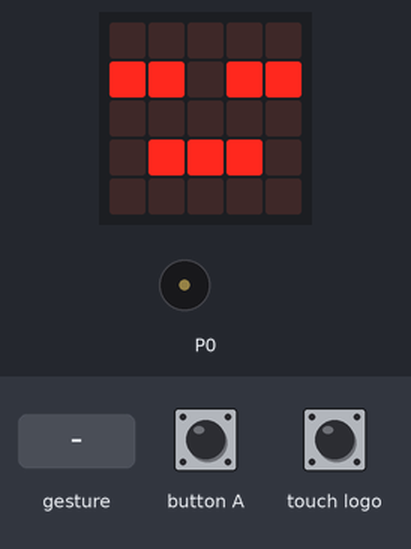
Simulated run of this program. Board: BBC micro:bit (MakeCode). Parts: the board's 5×5 LED display, buzzer (waves = sounding). The test bench sets the inputs (shaded band). A tilt is held for 1.5 s and a shake lasts 1 s, then the board lies face up again.

Above: at 1.8 s.
1.9 s: touch logo pressed for 0.15 s
At 2.4 s:
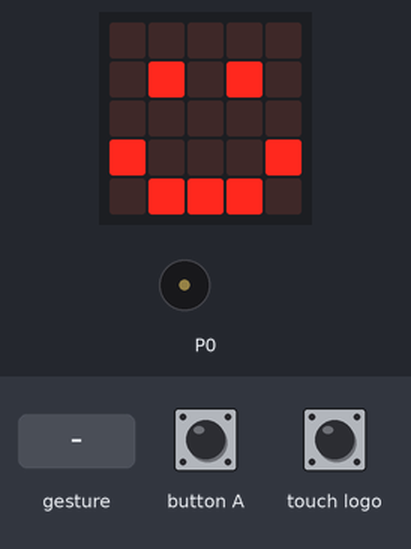
2.6 s: gesture 'shake'
At 3.2 s:
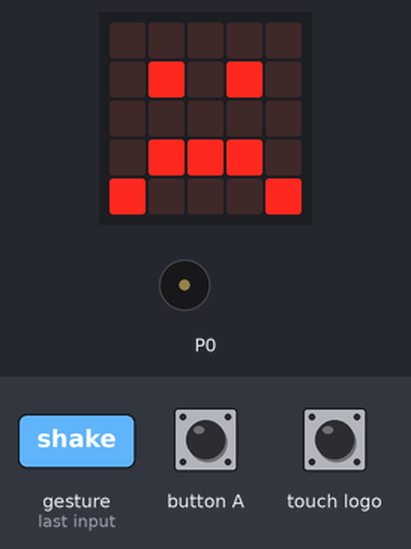
At 4.7 s:
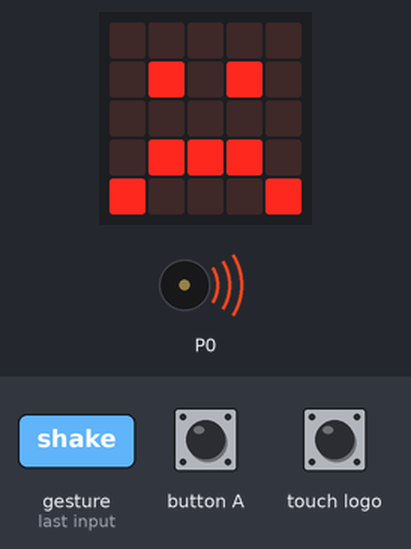
5.4 s: button A pressed for 0.15 s
Timing chart, 0 to 8.4 s (numbered marks = the images above; inputs shaded):
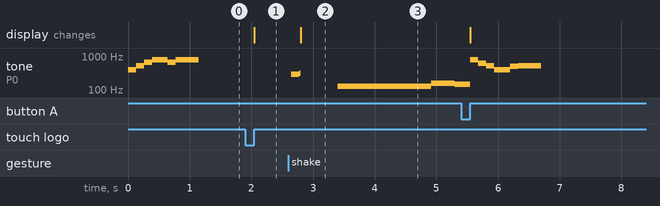

Measured:
- after the input at 1.9 s, the display: changes after 0.15 s (image 1)
- after the input at 2.6 s, the display: changes after 0.20 s (image 2)
- by itself, tone on P0: plays 784 Hz for 0.13 s, 622 Hz for 0.13 s, 523 Hz for 0.13 s, 392 Hz for 0.26 s, 494 Hz for 0.13 s, 523 Hz for 0.38 s

The program:

main.ts
```typescript
// ==========================================
// DEFINIZIONE DEGLI STATI (ENUM)
// ==========================================

enum StatoCriceto {
    Addormentato = 0,
    Felice = 1,
    Triste = 2
}

// ==========================================
// DICHIARAZIONE DELLE VARIABILI GLOBALI
// ==========================================

let stato: StatoCriceto = StatoCriceto.Addormentato

// Identificatore univoco del timer corrente per invalidare i vecchi thread
let idTimer: number = 0


// ==========================================
// FUNZIONI DI STATO CON TIMEOUT INTEGRATO
// ==========================================

/**
 * Avvia il timer di addormentamento a basso consumo in background.
 */
function avviaTimerInattivita() {
    // Incrementa l'ID del timer per invalidare eventuali timer precedenti
    idTimer += 1
    let idCorrente = idTimer

    // Crea un Fiber leggero che resta in "deep pause" senza impegnare la CPU
    control.inBackground(function () {
        basic.pause(5000) // La CPU dorme per 5000ms

        // Verifica se questo timer è ancora valido e se il criceto non è già addormentato
        if (idCorrente == idTimer && stato != StatoCriceto.Addormentato) {
            music.stopMelody(MelodyStopOptions.All)
            music.beginMelody(music.builtInMelody(Melodies.PowerDown), MelodyOptions.OnceInBackground)
            annoiato()
        }
    })
}

/**
 * Imposta il criceto nello stato "Felice"
 */
function felice() {
    stato = StatoCriceto.Felice
    music.stopMelody(MelodyStopOptions.All)
    basic.showIcon(IconNames.Happy)
    music.beginMelody(music.builtInMelody(Melodies.Entertainer), MelodyOptions.OnceInBackground)

    // Avvia/Ripristina il conto alla rovescia
    avviaTimerInattivita()
}

/**
 * Imposta il criceto nello stato "Triste"
 */
function triste() {
    stato = StatoCriceto.Triste
    music.stopMelody(MelodyStopOptions.All)
    basic.showIcon(IconNames.Sad)
    music.beginMelody(music.builtInMelody(Melodies.Funeral), MelodyOptions.OnceInBackground)

    // Avvia/Ripristina il conto alla rovescia
    avviaTimerInattivita()
}

/**
 * Imposta il criceto nello stato "Annoiato/Dormiente"
 */
function annoiato() {
    stato = StatoCriceto.Addormentato
    // Incrementa l'ID per disattivare eventuali timer attivi
    idTimer += 1
    basic.showIcon(IconNames.Asleep)
}


// ==========================================
// AVVIO DEL PROGRAMMA (INIZIALIZZAZIONE)
// ==========================================

music.beginMelody(music.builtInMelody(Melodies.PowerUp), MelodyOptions.OnceInBackground)
annoiato()


// ==========================================
// GESTIONE DEGLI EVENTI DI INPUT (ISR/Fiber)
// ==========================================

// Tocco del logo touch: rende il criceto felice
input.onLogoEvent(TouchButtonEvent.Pressed, function () {
    if (stato != StatoCriceto.Felice) {
        felice()
    } else {
        // Se è già felice, ripristina semplicemente il timer da 5 secondi
        avviaTimerInattivita()
    }
})

// Scossa del micro:bit: rende il criceto triste
input.onGesture(Gesture.Shake, function () {
    if (stato != StatoCriceto.Triste) {
        triste()
    } else {
        // Se è già triste, ripristina semplicemente il timer da 5 secondi
        avviaTimerInattivita()
    }
})

// Pressione del Pulsante A: addormenta manualmente il criceto
input.onButtonPressed(Button.A, function () {
    if (stato != StatoCriceto.Addormentato) {
        music.stopMelody(MelodyStopOptions.All)
        music.beginMelody(music.builtInMelody(Melodies.PowerDown), MelodyOptions.OnceInBackground)
        annoiato()
    }
})
```

test.ts
```typescript
// i test vanno qui; questi non saranno compilati quando questo pacchetto viene usato come estensione.
```
